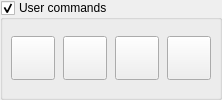
                            <widget class="GroupBox" name="grpUserCommands">
                                <property name="enabled">
                                    <bool>true</bool>
                                </property>
                                <property name="title">
                                    <string>User commands</string>
                                </property>
                                <property name="checkable">
                                    <bool>true</bool>
                                </property>
                                <property name="overrided" stdset="0">
                                    <bool>false</bool>
                                </property>
                                <layout class="QHBoxLayout" name="horizontalLayout_30">
                                    <property name="spacing">
                                        <number>9</number>
                                    </property>
                                    <property name="leftMargin">
                                        <number>8</number>
                                    </property>
                                    <property name="topMargin">
                                        <number>8</number>
                                    </property>
                                    <property name="rightMargin">
                                        <number>8</number>
                                    </property>
                                    <property name="bottomMargin">
                                        <number>8</number>
                                    </property>
                                    <item>
                                        <widget class="QWidget" name="widgetUserCommands" native="true">
                                            <layout class="QHBoxLayout" name="horizontalLayout_31">
                                                <property name="leftMargin">
                                                    <number>0</number>
                                                </property>
                                                <property name="topMargin">
                                                    <number>0</number>
                                                </property>
                                                <property name="rightMargin">
                                                    <number>0</number>
                                                </property>
                                                <property name="bottomMargin">
                                                    <number>0</number>
                                                </property>
                                                <item>
                                                    <layout class="QGridLayout" name="gridLayout_7">
                                                        <property name="horizontalSpacing">
                                                            <number>8</number>
                                                        </property>
                                                        <item row="0" column="1">
                                                            <widget class="StyledToolButton" name="cmdUser1">
                                                                <property name="enabled">
                                                                    <bool>true</bool>
                                                                </property>
                                                                <property name="minimumSize">
                                                                    <size>
                                                                        <width>44</width>
                                                                        <height>44</height>
                                                                    </size>
                                                                </property>
                                                                <property name="toolTip">
                                                                    <string>Spindle on/off</string>
                                                                </property>
                                                                <property name="icon">
                                                                    <iconset resource="images.qrc">
                                                                        <normaloff>:/images/num2.png</normaloff>
                                                                        :/images/num2.png
                                                                    </iconset>
                                                                </property>
                                                                <property name="iconSize">
                                                                    <size>
                                                                        <width>30</width>
                                                                        <height>30</height>
                                                                    </size>
                                                                </property>
                                                            </widget>
                                                        </item>
                                                        <item row="0" column="3">
                                                            <widget class="StyledToolButton" name="cmdUser3">
                                                                <property name="enabled">
                                                                    <bool>true</bool>
                                                                </property>
                                                                <property name="minimumSize">
                                                                    <size>
                                                                        <width>44</width>
                                                                        <height>44</height>
                                                                    </size>
                                                                </property>
                                                                <property name="toolTip">
                                                                    <string>Spindle on/off</string>
                                                                </property>
                                                                <property name="icon">
                                                                    <iconset resource="images.qrc">
                                                                        <normaloff>:/images/num4.png</normaloff>
                                                                        :/images/num4.png
                                                                    </iconset>
                                                                </property>
                                                                <property name="iconSize">
                                                                    <size>
                                                                        <width>30</width>
                                                                        <height>30</height>
                                                                    </size>
                                                                </property>
                                                            </widget>
                                                        </item>
                                                        <item row="0" column="2">
                                                            <widget class="StyledToolButton" name="cmdUser2">
                                                                <property name="enabled">
                                                                    <bool>true</bool>
                                                                </property>
                                                                <property name="minimumSize">
                                                                    <size>
                                                                        <width>44</width>
                                                                        <height>44</height>
                                                                    </size>
                                                                </property>
                                                                <property name="toolTip">
                                                                    <string>Spindle on/off</string>
                                                                </property>
                                                                <property name="icon">
                                                                    <iconset resource="images.qrc">
                                                                        <normaloff>:/images/num3.png</normaloff>
                                                                        :/images/num3.png
                                                                    </iconset>
                                                                </property>
                                                                <property name="iconSize">
                                                                    <size>
                                                                        <width>30</width>
                                                                        <height>30</height>
                                                                    </size>
                                                                </property>
                                                            </widget>
                                                        </item>
                                                        <item row="0" column="0">
                                                            <widget class="StyledToolButton" name="cmdUser0">
                                                                <property name="enabled">
                                                                    <bool>true</bool>
                                                                </property>
                                                                <property name="minimumSize">
                                                                    <size>
                                                                        <width>44</width>
                                                                        <height>44</height>
                                                                    </size>
                                                                </property>
                                                                <property name="toolTip">
                                                                    <string>Spindle on/off</string>
                                                                </property>
                                                                <property name="icon">
                                                                    <iconset resource="images.qrc">
                                                                        <normaloff>:/images/num1.png</normaloff>
                                                                        :/images/num1.png
                                                                    </iconset>
                                                                </property>
                                                                <property name="iconSize">
                                                                    <size>
                                                                        <width>30</width>
                                                                        <height>30</height>
                                                                    </size>
                                                                </property>
                                                            </widget>
                                                        </item>
                                                    </layout>
                                                </item>
                                            </layout>
                                        </widget>
                                    </item>
                                </layout>
                            </widget>
